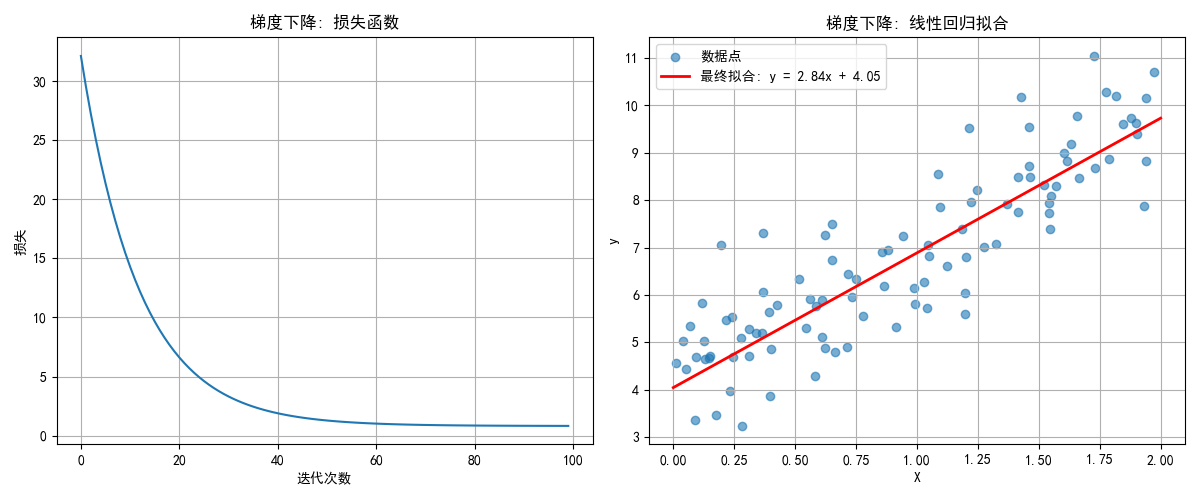

The script that saved this image:
import numpy as np
import matplotlib.pyplot as plt
from matplotlib.animation import FuncAnimation

# 生成随机数据
np.random.seed(42)
X = 2 * np.random.rand(100, 1)
y = 4 + 3 * X + np.random.randn(100, 1)

# 设置中文显示
plt.rcParams['font.sans-serif'] = ['SimHei']  # 设置中文字体为黑体
plt.rcParams['axes.unicode_minus'] = False    # 解决负号显示问题

# 梯度下降参数
# 学习率
learning_rate = 0.01
# 迭代次数
n_iterations = 100
# 数据数量
m = len(X)

# 初始化参数
w = np.random.randn()
b = np.random.randn()

# 存储每次迭代的参数和损失
params_history = []
loss_history = []

# 梯度下降
for i in range(n_iterations):
    # 计算预测值
    y_pred = w * X + b
    
    # 计算损失
    loss = np.mean((y_pred - y) ** 2)
    # 存储损失
    loss_history.append(loss)
    
    # 计算梯度
    # 计算w的梯度（斜率项的梯度）
    dw = (2/m) * np.sum(X * (y_pred - y))
    
    # 计算b的梯度（截距项的梯度）
    db = (2/m) * np.sum(y_pred - y)
    
    # 更新参数
    w = w - learning_rate * dw
    b = b - learning_rate * db
    
    # 存储参数
    params_history.append((w, b))
    
    if i % 10 == 0:
        print(f"迭代 {i}: w = {w:.4f}, b = {b:.4f}, 损失 = {loss:.4f}")

# 最终参数
print(f"最终参数: w = {w:.4f}, b = {b:.4f}")
print(f"最终损失: {loss_history[-1]:.4f}")

# 可视化损失函数下降过程
plt.figure(figsize=(12, 5))
plt.subplot(1, 2, 1)
plt.plot(loss_history)
plt.xlabel('迭代次数')
plt.ylabel('损失')
plt.title('梯度下降: 损失函数')
plt.grid(True)

# 可视化拟合过程
plt.subplot(1, 2, 2)
plt.scatter(X, y, alpha=0.6, label='数据点')

# 绘制最终拟合线
X_new = np.array([[0], [2]])
y_pred = w * X_new + b
plt.plot(X_new, y_pred, 'r-', linewidth=2, label=f'最终拟合: y = {w:.2f}x + {b:.2f}')

plt.xlabel('X')
plt.ylabel('y')
plt.title('梯度下降: 线性回归拟合')
plt.legend()
plt.grid(True)
plt.tight_layout()
plt.savefig('gradient_descent.png')
plt.show()

# 创建动画展示梯度下降过程
fig, ax = plt.subplots(figsize=(8, 6))
scatter = ax.scatter(X, y, alpha=0.6, label='数据点')
line, = ax.plot([], [], 'r-', linewidth=2)
title = ax.set_title('迭代: 0')
ax.set_xlabel('X')
ax.set_ylabel('y')
ax.grid(True)
ax.legend()

def init():
    line.set_data([], [])
    return line,

def update(frame):
    w, b = params_history[frame]
    y_line = w * X_new + b
    line.set_data(X_new, y_line)
    title.set_text(f'迭代: {frame}, w = {w:.2f}, b = {b:.2f}')
    return line, title

ani = FuncAnimation(fig, update, frames=range(0, n_iterations, 2),
                    init_func=init, blit=True, interval=100)
ani.save('gradient_descent_animation.gif', writer='pillow', fps=10)
plt.close()